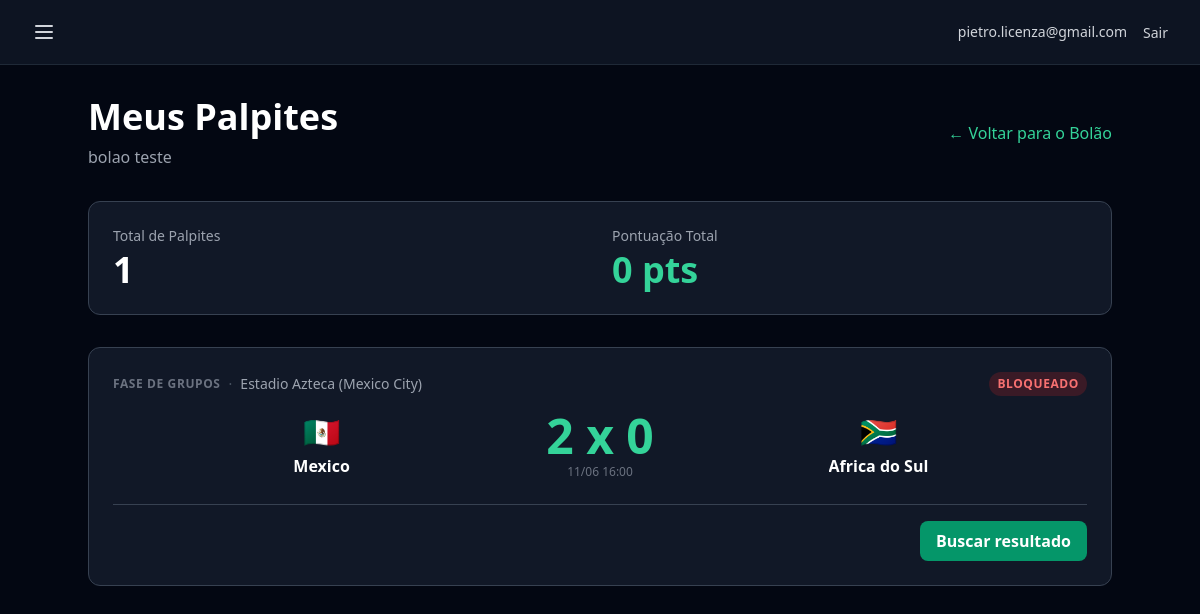
Before: /pools/7/predictions/ (signed in) with the older database file.
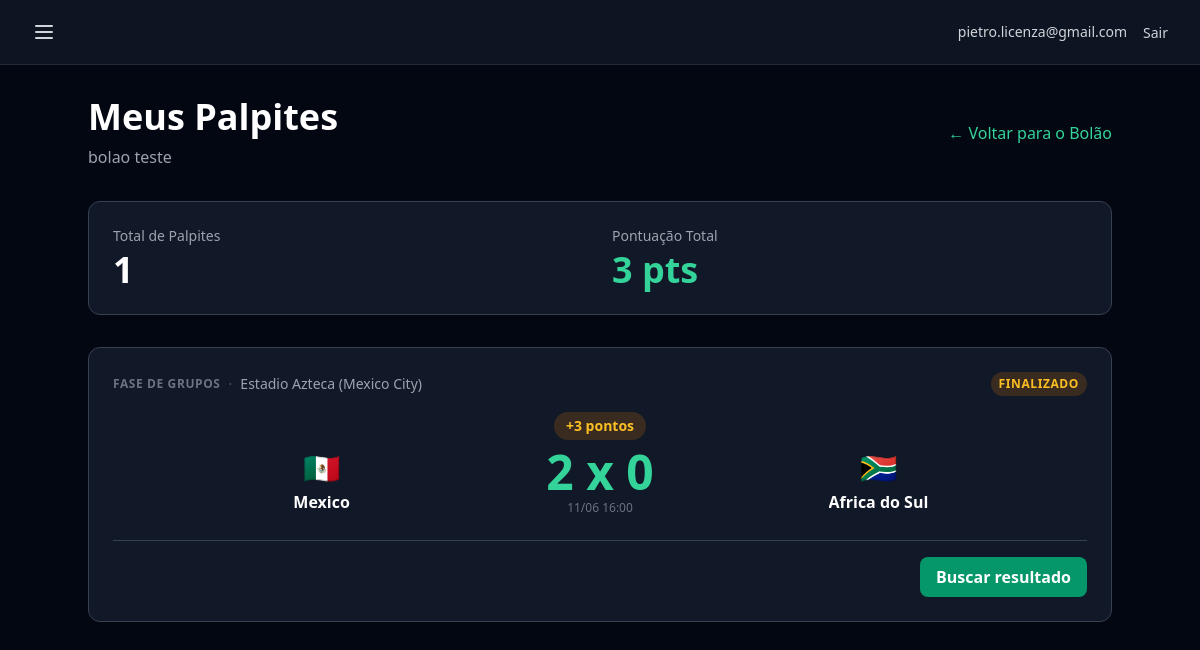
After: the same page with the newer database file.
### predictions/models.py (models this page shows, shortened)
class Prediction(models.Model):
    user = models.ForeignKey(
        settings.AUTH_USER_MODEL,
        on_delete=models.CASCADE,
        related_name='predictions',
    )
    match = models.ForeignKey(
        Match,
        on_delete=models.CASCADE,
        related_name='predictions',
    )
    pool = models.ForeignKey(
        Pool,
        on_delete=models.CASCADE,
        related_name='predictions',
    )
    home_score = models.PositiveIntegerField()
    away_score = models.PositiveIntegerField()
    points = models.IntegerField(default=0)
    created_at = models.DateTimeField(auto_now_add=True)
    updated_at = models.DateTimeField(auto_now=True)
    class Meta:
        unique_together = ('user', 'match', 'pool')

### matches/models.py (models this page shows, shortened)
class Round(models.Model):
    PHASE_CHOICES = (
        ('grupo', 'Fase de Grupos'),
        ('trinta_dois_avos', '16-avos de Final'),
        ('oitavas', 'Oitavas de Final'),
        ('quartas', 'Quartas de Final'),
        ('semi', 'Semifinal'),
        ('terceiro_lugar', 'Terceiro Lugar'),
        ('final', 'Final'),
    )
    name = models.CharField(max_length=100)
    order = models.PositiveIntegerField()
    phase = models.CharField(max_length=20, choices=PHASE_CHOICES)
    start_date = models.DateField(null=True, blank=True)
    end_date = models.DateField(null=True, blank=True)
    created_at = models.DateTimeField(auto_now_add=True)
    updated_at = models.DateTimeField(auto_now=True)
    class Meta:
        ordering = ('order',)

class Stadium(models.Model):
    name = models.CharField(max_length=200)
    city = models.CharField(max_length=100)
    country = models.CharField(max_length=100)
    capacity = models.PositiveIntegerField()
    created_at = models.DateTimeField(auto_now_add=True)
    updated_at = models.DateTimeField(auto_now=True)
    def __str__(self):
        return f'{self.name} ({self.city})'

class Team(models.Model):
    class Confederation(models.TextChoices):
        CONMEBOL = 'CONMEBOL', 'CONMEBOL'
        UEFA = 'UEFA', 'UEFA'
        CAF = 'CAF', 'CAF'
        AFC = 'AFC', 'AFC'
        OFC = 'OFC', 'OFC'
        CONCACAF = 'CONCACAF', 'CONCACAF'
    name = models.CharField(max_length=100)
    name_en = models.CharField(max_length=100, blank=True, default='')
    country_code = models.CharField(max_length=3, unique=True)
    flag_emoji = models.CharField(max_length=10, blank=True)
    confederation = models.CharField(
        max_length=10,
        choices=Confederation.choices,
        blank=True,
    )
    created_at = models.DateTimeField(auto_now_add=True)
    updated_at = models.DateTimeField(auto_now=True)

class Match(models.Model):
    STATUS_CHOICES = (
        ('agendado', 'Agendado'),
        ('em_andamento', 'Em andamento'),
        ('finalizado', 'Finalizado'),
    )
    round = models.ForeignKey(
        Round,
        on_delete=models.CASCADE,
        related_name='matches',
    )
    stadium = models.ForeignKey(
        Stadium,
        on_delete=models.PROTECT,
        related_name='matches',
    )
    home_team = models.ForeignKey(
        Team,
        on_delete=models.PROTECT,
        related_name='home_matches',
    )
    away_team = models.ForeignKey(
        Team,
        on_delete=models.PROTECT,
        related_name='away_matches',
    )
    match_datetime = models.DateTimeField()
    home_score = models.PositiveIntegerField(null=True, blank=True)
    away_score = models.PositiveIntegerField(null=True, blank=True)
    status = models.CharField(
        max_length=20,
        choices=STATUS_CHOICES,
        default='agendado',
    )
    external_id = models.PositiveIntegerField(
        null=True,
        blank=True,
        db_index=True,
    )
    penalties_home = models.PositiveSmallIntegerField(
        null=True,
        blank=True,
    )
    penalties_away = models.PositiveSmallIntegerField(
        null=True,
        blank=True,
    )
    elapsed_minute = models.PositiveSmallIntegerField(
        null=True,
        blank=True,
    )
    created_at = models.DateTimeField(auto_now_add=True)
    updated_at = models.DateTimeField(auto_now=True)
    class Meta:
        ordering = ('match_datetime',)

### predictions/views.py (the view)
class MyPredictionsListView(LoginRequiredMixin, ListView):
    template_name = 'predictions/my_predictions.html'
    context_object_name = 'prediction_items'
    def get_queryset(self):
        self.pool = get_object_or_404(Pool, pk=self.kwargs['pool_id'])
        return Prediction.objects.filter(
            user=self.request.user,
            pool=self.pool,
        ).select_related(
            'match__home_team',
            'match__away_team',
            'match__stadium',
            'match__round',
        ).order_by('match__match_datetime')
    def dispatch(self, request, *args, **kwargs):
        self.pool = get_object_or_404(Pool, pk=self.kwargs['pool_id'])
        if not PoolMember.objects.filter(
            pool=self.pool,
            user=request.user,
        ).exists():
            messages.error(request, 'Você precisa ser membro deste bolão para acessar.')
            return redirect(reverse('pool_detail', kwargs={'pk': self.pool.pk}))
        return super().dispatch(request, *args, **kwargs)
    def get_context_data(self, **kwargs):
        context = super().get_context_data(**kwargs)
        context['pool'] = self.pool
        now = timezone.now()
        items = []
        total_points = 0
        for prediction in context['prediction_items']:
            match = prediction.match
            if match.status == 'finalizado':
                status_label = 'finalizado'
            elif match.match_datetime <= now:
                status_label = 'bloqueado'
            else:
                status_label = 'editavel'
            total_points += prediction.points or 0
            items.append({
                'prediction': prediction,
                'match': match,
                'home_team': match.home_team,
                'away_team': match.away_team,
                'match_datetime': match.match_datetime,
                'stadium': match.stadium,
                'round': match.round,
                'predicted_home_score': prediction.home_score,
                'predicted_away_score': prediction.away_score,
                'points_earned': prediction.points or 0,
                'status_label': status_label,
            })
        context['prediction_items'] = items
        context['totals'] = {
            'total_predictions': len(items),
            'total_points': total_points,
        }
        return context

### templates/predictions/my_predictions.html (shortened to what the changed rows need)
{% extends 'base.html' %}
{% block content %}
<div class='max-w-5xl mx-auto'>
    <div class='flex items-center justify-between mb-8'>
        <div>
            <h1 class='text-3xl md:text-4xl font-bold text-white'>Meus Palpites</h1>
        </div>
    </div>
    <div class='bg-gray-900 border border-gray-700 rounded-xl p-6 mb-8'>
        <div class='grid grid-cols-1 md:grid-cols-2 gap-6'>
            <div class='flex flex-col items-center md:items-start'>
                <span class='text-sm font-medium text-gray-400'>Pontuação Total</span>
                <span class='text-3xl md:text-4xl font-bold text-emerald-400 mt-1'>{{ totals.total_points }} pts</span>
            </div>
        </div>
    </div>
    {% if prediction_items %}
        <div class='space-y-4'>
            {% for item in prediction_items %}
                <div class='bg-gray-900 border border-gray-700 rounded-xl p-6 hover:border-emerald-500/50 transition-colors duration-200'>
                    <div class='flex items-center justify-between mb-4'>
                        <div class='flex items-center gap-2 text-sm'>
                            <span class='text-xs font-semibold uppercase tracking-wider text-gray-500'>{{ item.round.name }}</span>
                            <span class='text-gray-600'>·</span>
                            <span class='text-gray-400'>{{ item.stadium }}</span>
                        </div>
                        {% if item.status_label == 'editavel' %}
                            <span class='text-xs font-semibold uppercase tracking-wider px-2 py-1 rounded-full bg-emerald-600/20 text-emerald-400'>Editável</span>
                        {% elif item.status_label == 'bloqueado' %}
                            <span class='text-xs font-semibold uppercase tracking-wider px-2 py-1 rounded-full bg-red-600/20 text-red-400'>Bloqueado</span>
                        {% else %}
                            <span class='text-xs font-semibold uppercase tracking-wider px-2 py-1 rounded-full bg-amber-600/20 text-amber-400'>Finalizado</span>
                        {% endif %}
                    </div>
                    {% if item.status_label == 'finalizado' %}
                        <div class='flex justify-center mb-2'>
                            <span class='text-sm font-bold px-3 py-1 rounded-full bg-amber-600/20 text-amber-400'>
                                +{{ item.points_earned }} pontos
                            </span>
                        </div>
                    {% endif %}
                    <div class='flex items-center justify-between gap-4'>
                        <div class='flex flex-col items-center gap-1 flex-1 min-w-0'>
                            <span class='text-3xl'>{{ item.home_team.flag_emoji }}</span>
                            <span class='text-white font-semibold truncate max-w-[120px]'>{{ item.home_team.name }}</span>
                        </div>
                        <div class='flex flex-col items-center gap-1'>
                            {% if item.predicted_home_score is not None and item.predicted_away_score is not None %}
                                <span class='text-5xl font-bold text-emerald-400 tabular-nums'>
                                    {{ item.predicted_home_score }} x {{ item.predicted_away_score }}
                                </span>
                            {% else %}
                                <span class='text-4xl font-bold text-gray-600 tabular-nums'>
                                    --- x ---
                                </span>
                            {% endif %}
                            <span class='text-gray-500 text-xs'>{{ item.match_datetime|date:"d/m H:i" }}</span>
                        </div>
                        <div class='flex flex-col items-center gap-1 flex-1 min-w-0'>
                            <span class='text-3xl'>{{ item.away_team.flag_emoji }}</span>
                            <span class='text-white font-semibold truncate max-w-[120px]'>{{ item.away_team.name }}</span>
                        </div>
                    </div>
                    <div class='mt-6 pt-4 border-t border-gray-700 flex items-center justify-between gap-3 flex-wrap'>
                        <div class='flex items-center gap-3'>
                            {% if item.status_label == 'bloqueado' or item.status_label == 'finalizado' %}
                                {% include 'live/partials/sync_button.html' with match=item.match %}
                            {% endif %}
                        </div>
                    </div>
                </div>
            {% endfor %}
        </div>
    {% endif %}
</div>
{% endblock %}

### templates/live/partials/sync_button.html (shortened to what this page needs)
{% if match.external_id and user.is_authenticated %}
    <form method='post'
          action='{% url "match_sync" match.id %}'
          class='inline-block'
          data-sync>
        <button type='submit'
                data-sync-target
                class='bg-emerald-600 hover:bg-emerald-500 text-white font-semibold rounded-lg px-4 py-2 transition-colors duration-200 disabled:opacity-50 disabled:cursor-not-allowed'>
            <span data-sync-label>Buscar resultado</span>
        </button>
    </form>
{% endif %}

Changed rows visible on the page:
changed Prediction "Mexico": points_earned (not shown) → "3"; text "BLOQUEADO" → "FINALIZADO + pontos"
Other visible differences:
{{ totals.total_points }}: "0" → "3"
